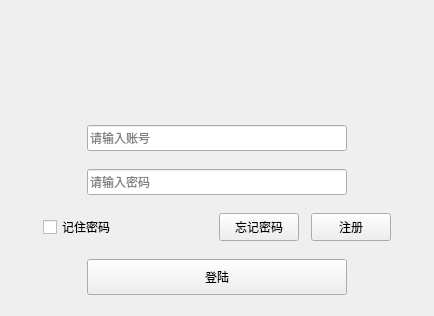
<?xml version="1.0" encoding="UTF-8"?>
<ui version="4.0">
 <class>UserLogin</class>
 <widget class="QWidget" name="UserLogin">
  <property name="geometry">
   <rect>
    <x>0</x>
    <y>0</y>
    <width>434</width>
    <height>316</height>
   </rect>
  </property>
  <property name="sizePolicy">
   <sizepolicy hsizetype="Fixed" vsizetype="Fixed">
    <horstretch>0</horstretch>
    <verstretch>0</verstretch>
   </sizepolicy>
  </property>
  <property name="minimumSize">
   <size>
    <width>434</width>
    <height>316</height>
   </size>
  </property>
  <property name="maximumSize">
   <size>
    <width>434</width>
    <height>316</height>
   </size>
  </property>
  <property name="windowTitle">
   <string>Form</string>
  </property>
  <layout class="QVBoxLayout" name="verticalLayout_2">
   <property name="spacing">
    <number>0</number>
   </property>
   <property name="leftMargin">
    <number>0</number>
   </property>
   <property name="topMargin">
    <number>0</number>
   </property>
   <property name="rightMargin">
    <number>0</number>
   </property>
   <property name="bottomMargin">
    <number>0</number>
   </property>
   <item>
    <widget class="QWidget" name="titleWidget" native="true">
     <property name="sizePolicy">
      <sizepolicy hsizetype="Expanding" vsizetype="Expanding">
       <horstretch>0</horstretch>
       <verstretch>0</verstretch>
      </sizepolicy>
     </property>
     <property name="minimumSize">
      <size>
       <width>0</width>
       <height>104</height>
      </size>
     </property>
     <property name="maximumSize">
      <size>
       <width>16777215</width>
       <height>104</height>
      </size>
     </property>
     <property name="titleskin" stdset="0">
      <bool>true</bool>
     </property>
    </widget>
   </item>
   <item>
    <widget class="QWidget" name="bodyWidget" native="true">
     <property name="sizePolicy">
      <sizepolicy hsizetype="Preferred" vsizetype="Expanding">
       <horstretch>0</horstretch>
       <verstretch>0</verstretch>
      </sizepolicy>
     </property>
     <property name="minimumSize">
      <size>
       <width>0</width>
       <height>200</height>
      </size>
     </property>
     <property name="bottomskin" stdset="0">
      <bool>true</bool>
     </property>
     <layout class="QVBoxLayout" name="verticalLayout">
      <item>
       <layout class="QHBoxLayout" name="horizontalLayout">
        <item>
         <spacer name="horizontalSpacer">
          <property name="orientation">
           <enum>Qt::Horizontal</enum>
          </property>
          <property name="sizeHint" stdset="0">
           <size>
            <width>40</width>
            <height>20</height>
           </size>
          </property>
         </spacer>
        </item>
        <item>
         <widget class="QLineEdit" name="editUserAccount">
          <property name="minimumSize">
           <size>
            <width>260</width>
            <height>26</height>
           </size>
          </property>
          <property name="maximumSize">
           <size>
            <width>260</width>
            <height>26</height>
           </size>
          </property>
          <property name="maxLength">
           <number>33</number>
          </property>
          <property name="frame">
           <bool>true</bool>
          </property>
          <property name="placeholderText">
           <string>请输入账号</string>
          </property>
         </widget>
        </item>
        <item>
         <spacer name="horizontalSpacer_2">
          <property name="orientation">
           <enum>Qt::Horizontal</enum>
          </property>
          <property name="sizeHint" stdset="0">
           <size>
            <width>40</width>
            <height>20</height>
           </size>
          </property>
         </spacer>
        </item>
       </layout>
      </item>
      <item>
       <layout class="QHBoxLayout" name="horizontalLayout_2">
        <item>
         <spacer name="horizontalSpacer_3">
          <property name="orientation">
           <enum>Qt::Horizontal</enum>
          </property>
          <property name="sizeHint" stdset="0">
           <size>
            <width>40</width>
            <height>20</height>
           </size>
          </property>
         </spacer>
        </item>
        <item>
         <widget class="QLineEdit" name="editPassword">
          <property name="minimumSize">
           <size>
            <width>260</width>
            <height>26</height>
           </size>
          </property>
          <property name="maximumSize">
           <size>
            <width>260</width>
            <height>26</height>
           </size>
          </property>
          <property name="echoMode">
           <enum>QLineEdit::Password</enum>
          </property>
          <property name="placeholderText">
           <string>请输入密码</string>
          </property>
         </widget>
        </item>
        <item>
         <spacer name="horizontalSpacer_4">
          <property name="orientation">
           <enum>Qt::Horizontal</enum>
          </property>
          <property name="sizeHint" stdset="0">
           <size>
            <width>40</width>
            <height>20</height>
           </size>
          </property>
         </spacer>
        </item>
       </layout>
      </item>
      <item>
       <layout class="QHBoxLayout" name="horizontalLayout_3">
        <property name="spacing">
         <number>12</number>
        </property>
        <item>
         <spacer name="horizontalSpacer_5">
          <property name="orientation">
           <enum>Qt::Horizontal</enum>
          </property>
          <property name="sizeHint" stdset="0">
           <size>
            <width>13</width>
            <height>20</height>
           </size>
          </property>
         </spacer>
        </item>
        <item>
         <widget class="QCheckBox" name="checkBox">
          <property name="sizePolicy">
           <sizepolicy hsizetype="Fixed" vsizetype="Fixed">
            <horstretch>0</horstretch>
            <verstretch>0</verstretch>
           </sizepolicy>
          </property>
          <property name="minimumSize">
           <size>
            <width>164</width>
            <height>28</height>
           </size>
          </property>
          <property name="maximumSize">
           <size>
            <width>164</width>
            <height>28</height>
           </size>
          </property>
          <property name="text">
           <string>记住密码</string>
          </property>
         </widget>
        </item>
        <item>
         <widget class="QPushButton" name="forgetWordBtn">
          <property name="sizePolicy">
           <sizepolicy hsizetype="Fixed" vsizetype="Fixed">
            <horstretch>0</horstretch>
            <verstretch>0</verstretch>
           </sizepolicy>
          </property>
          <property name="minimumSize">
           <size>
            <width>0</width>
            <height>28</height>
           </size>
          </property>
          <property name="maximumSize">
           <size>
            <width>16777215</width>
            <height>28</height>
           </size>
          </property>
          <property name="text">
           <string>忘记密码</string>
          </property>
         </widget>
        </item>
        <item>
         <widget class="QPushButton" name="RegistBtn">
          <property name="sizePolicy">
           <sizepolicy hsizetype="Fixed" vsizetype="Fixed">
            <horstretch>0</horstretch>
            <verstretch>0</verstretch>
           </sizepolicy>
          </property>
          <property name="minimumSize">
           <size>
            <width>0</width>
            <height>28</height>
           </size>
          </property>
          <property name="maximumSize">
           <size>
            <width>16777215</width>
            <height>28</height>
           </size>
          </property>
          <property name="text">
           <string>注册</string>
          </property>
         </widget>
        </item>
        <item>
         <spacer name="horizontalSpacer_6">
          <property name="orientation">
           <enum>Qt::Horizontal</enum>
          </property>
          <property name="sizeHint" stdset="0">
           <size>
            <width>17</width>
            <height>20</height>
           </size>
          </property>
         </spacer>
        </item>
       </layout>
      </item>
      <item>
       <layout class="QHBoxLayout" name="horizontalLayout_4">
        <item>
         <spacer name="horizontalSpacer_7">
          <property name="orientation">
           <enum>Qt::Horizontal</enum>
          </property>
          <property name="sizeHint" stdset="0">
           <size>
            <width>40</width>
            <height>20</height>
           </size>
          </property>
         </spacer>
        </item>
        <item>
         <widget class="QPushButton" name="loginBtn">
          <property name="sizePolicy">
           <sizepolicy hsizetype="Fixed" vsizetype="Fixed">
            <horstretch>0</horstretch>
            <verstretch>0</verstretch>
           </sizepolicy>
          </property>
          <property name="minimumSize">
           <size>
            <width>260</width>
            <height>36</height>
           </size>
          </property>
          <property name="maximumSize">
           <size>
            <width>260</width>
            <height>36</height>
           </size>
          </property>
          <property name="text">
           <string>登陆</string>
          </property>
         </widget>
        </item>
        <item>
         <spacer name="horizontalSpacer_8">
          <property name="orientation">
           <enum>Qt::Horizontal</enum>
          </property>
          <property name="sizeHint" stdset="0">
           <size>
            <width>40</width>
            <height>20</height>
           </size>
          </property>
         </spacer>
        </item>
       </layout>
      </item>
     </layout>
    </widget>
   </item>
  </layout>
 </widget>
 <resources/>
 <connections/>
</ui>
